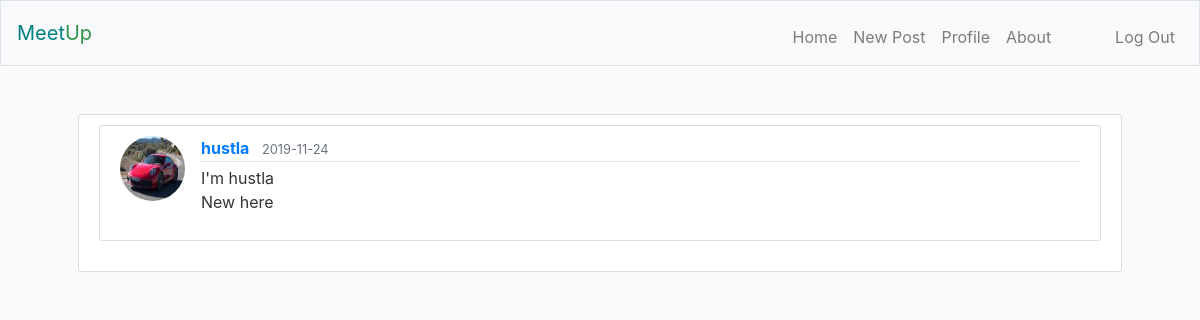
Screenshot of /posts/12 (signed in) with the database file from the repository.
### meetup/models.py (models this page shows, shortened)
class User(db.Model, UserMixin):
    id = db.Column(db.Integer, primary_key=True)
    username = db.Column(db.String(20), unique=True, nullable=False)
    email = db.Column(db.String(255), unique=True, nullable=False)
    image_file = db.Column(db.String(20), nullable=False, default='no-img.png')
    password = db.Column(db.String(60), nullable=False)
    posts = db.relationship('Post', backref='owner', lazy=True)

class Post(db.Model):
    id = db.Column(db.Integer, primary_key=True)
    message = db.Column(db.Text, nullable=False)
    posted_at = db.Column(db.DateTime, default=datetime.utcnow)
    owner_id = db.Column(db.Integer, db.ForeignKey('user.id'), nullable=False)

### meetup/routes.py (the view)
@app.route('/posts/<int:post_id>')
def post(post_id):
    post = Post.query.get_or_404(post_id)
    return render_template('post.html', post=post)

### meetup/models.py (called while the page is built)
@login_manager.user_loader
def load_user(user_id):
    return User.query.get(int(user_id))

### meetup/templates/post.html (shortened to what this page needs)
{% extends "layout.html" %}
{% block main %}
    {% if current_user.is_authenticated %}
        <article class="media content-section">
            <img class="rounded-circle article-img" src="{{ url_for('static', filename='profile-imgs/' + post.owner.image_file) }}" />
        <div class="media-body">
            <div class="article-metadata">
                <a class="mr-2" href="{{ url_for('user_posts', username=post.owner.username, page=page_num) }}"><strong>{{ post.owner.username }}</strong></a>
                <small class="text-muted">{{ post.posted_at.strftime('%Y-%m-%d') }}</small>
            </div>
            <p class="article-content">{{ post.message }}</p>
        </div>
        </article>
    {% endif %}
{% endblock %}

### meetup/static/styles.css (style rules this page uses)
body { background: #fafafa; color: #333333; }
.article-content { white-space: pre-line; }
.article-img { height: 65px; width: 65px; margin-right: 16px; }
.article-metadata { padding-bottom: 1px; margin-bottom: 4px; border-bottom: 1px solid #e3e3e3 }
.content-section { background: #ffffff; padding: 10px 20px; border: 1px solid #dddddd; border-radius: 3px; margin-bottom: 20px; }

### rows the page displays
User: image_file (picture), owner.username "hustla"
Post: posted_at "2019-11-24", message "I'm hustla New here"
